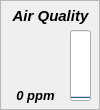
  <widget class="QFrame" name="frame_11">
   <property name="geometry">
    <rect>
     <x>12</x>
     <y>250</y>
     <width>100</width>
     <height>110</height>
    </rect>
   </property>
   <property name="minimumSize">
    <size>
     <width>100</width>
     <height>110</height>
    </size>
   </property>
   <property name="maximumSize">
    <size>
     <width>100</width>
     <height>110</height>
    </size>
   </property>
   <property name="toolTip">
    <string>&lt;html&gt;
&lt;head/&gt;
&lt;body&gt;
&lt;p&gt;
&lt;span style=&quot; font-weight:600; font-style:italic;&quot;&gt;(MQ-135) Air Quality&lt;/span&gt;
&lt;/p&gt;

&lt;p&gt;
&lt;span style=&quot; font-size:12pt;&quot;&gt;- Benzene&lt;/span&gt;&lt;br/&gt;
&lt;span style=&quot; font-size:12pt;&quot;&gt;- Alcohol&lt;/span&gt;&lt;br/&gt;
&lt;span style=&quot; font-size:12pt;&quot;&gt;- Smoke&lt;/span&gt;
&lt;/p&gt;
&lt;/body&gt;
&lt;/html&gt;</string>
   </property>
   <property name="toolTipDuration">
    <number>4000</number>
   </property>
   <property name="frameShape">
    <enum>QFrame::StyledPanel</enum>
   </property>
   <property name="frameShadow">
    <enum>QFrame::Plain</enum>
   </property>
   <widget class="QLabel" name="label_12">
    <property name="geometry">
     <rect>
      <x>0</x>
      <y>0</y>
      <width>101</width>
      <height>31</height>
     </rect>
    </property>
    <property name="font">
     <font>
      <pointsize>11</pointsize>
      <weight>75</weight>
      <italic>true</italic>
      <bold>true</bold>
      <underline>false</underline>
     </font>
    </property>
    <property name="text">
     <string>Air Quality</string>
    </property>
    <property name="alignment">
     <set>Qt::AlignCenter</set>
    </property>
   </widget>
   <widget class="QLabel" name="label_ch9">
    <property name="geometry">
     <rect>
      <x>0</x>
      <y>80</y>
      <width>71</width>
      <height>31</height>
     </rect>
    </property>
    <property name="font">
     <font>
      <pointsize>10</pointsize>
      <weight>75</weight>
      <italic>true</italic>
      <bold>true</bold>
     </font>
    </property>
    <property name="text">
     <string>0 ppm</string>
    </property>
    <property name="alignment">
     <set>Qt::AlignCenter</set>
    </property>
   </widget>
   <widget class="QProgressBar" name="progressBar_ch9">
    <property name="geometry">
     <rect>
      <x>70</x>
      <y>30</y>
      <width>21</width>
      <height>71</height>
     </rect>
    </property>
    <property name="sizePolicy">
     <sizepolicy hsizetype="Fixed" vsizetype="Expanding">
      <horstretch>0</horstretch>
      <verstretch>0</verstretch>
     </sizepolicy>
    </property>
    <property name="maximum">
     <number>5000</number>
    </property>
    <property name="value">
     <number>0</number>
    </property>
    <property name="alignment">
     <set>Qt::AlignCenter</set>
    </property>
    <property name="textVisible">
     <bool>false</bool>
    </property>
    <property name="orientation">
     <enum>Qt::Vertical</enum>
    </property>
    <property name="invertedAppearance">
     <bool>false</bool>
    </property>
    <property name="textDirection">
     <enum>QProgressBar::TopToBottom</enum>
    </property>
   </widget>
   <widget class="QLabel" name="icon_ch9">
    <property name="geometry">
     <rect>
      <x>10</x>
      <y>30</y>
      <width>51</width>
      <height>51</height>
     </rect>
    </property>
    <property name="text">
     <string/>
    </property>
    <property name="pixmap">
     <pixmap resource="resources.qrc">:/resources/img/resources/img/gas_mask.png</pixmap>
    </property>
    <property name="scaledContents">
     <bool>true</bool>
    </property>
   </widget>
  </widget>
